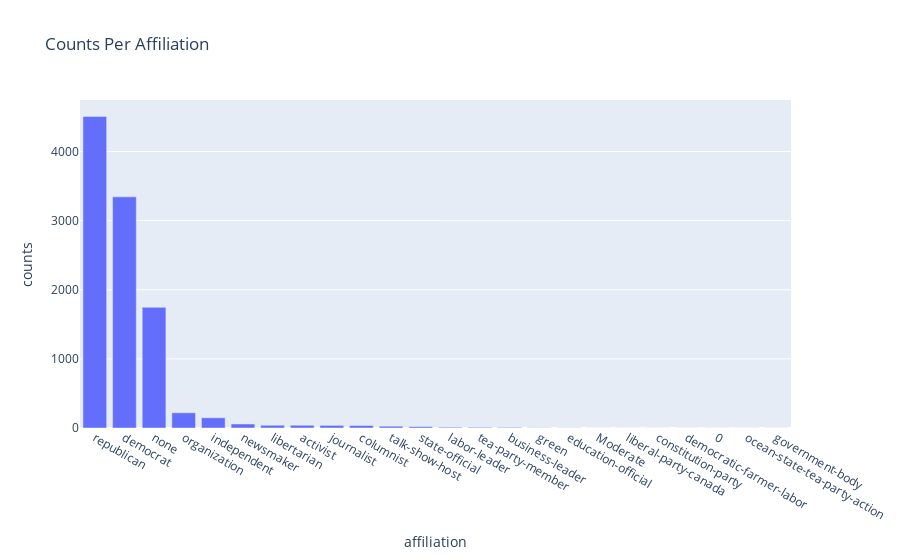

The cell this chart's notebook holds for it:
### Code cell
affiliation_counts = train_df.party_affiliation.value_counts()
px.bar(affiliation_counts, x=affiliation_counts.index, y=affiliation_counts.values, labels={"index": "affiliation", "y": "counts"}, title="Counts Per Affiliation")

### Figure 1 — Plotly figure (JSON) as saved in the notebook; plotly's stock layout.template omitted (floating-point values rounded to 4 significant figures)
{"data": [{"alignmentgroup": "True", "hovertemplate": "affiliation=%{x}<br>counts=%{y}<extra></extra>", "legendgroup": "", "marker": {"color": "#636efa"}, "name": "", "offsetgroup": "", "orientation": "v", "showlegend": false, "textposition": "auto", "type": "bar", "x": ["republican", "democrat", "none", "organization", "independent", "newsmaker", "libertarian", "activist", "journalist", "columnist", "talk-show-host", "state-official", "labor-leader", "tea-party-member", "business-leader", "green", "education-official", "Moderate", "liberal-party-canada", "constitution-party", "democratic-farmer-labor", "0", "ocean-state-tea-party-action", "government-body"], "xaxis": "x", "y": [4509, 3345, 1746, 220, 148, 58, 40, 40, 38, 36, 26, 20, 11, 10, 9, 3, 2, 1, 1, 1, 1, 1, 1, 1], "yaxis": "y"}], "layout": {"barmode": "relative", "legend": {"tracegroupgap": 0}, "title": {"text": "Counts Per Affiliation"}, "xaxis": {"anchor": "y", "domain": [0, 1], "title": {"text": "affiliation"}}, "yaxis": {"anchor": "x", "domain": [0, 1], "title": {"text": "counts"}}}}
